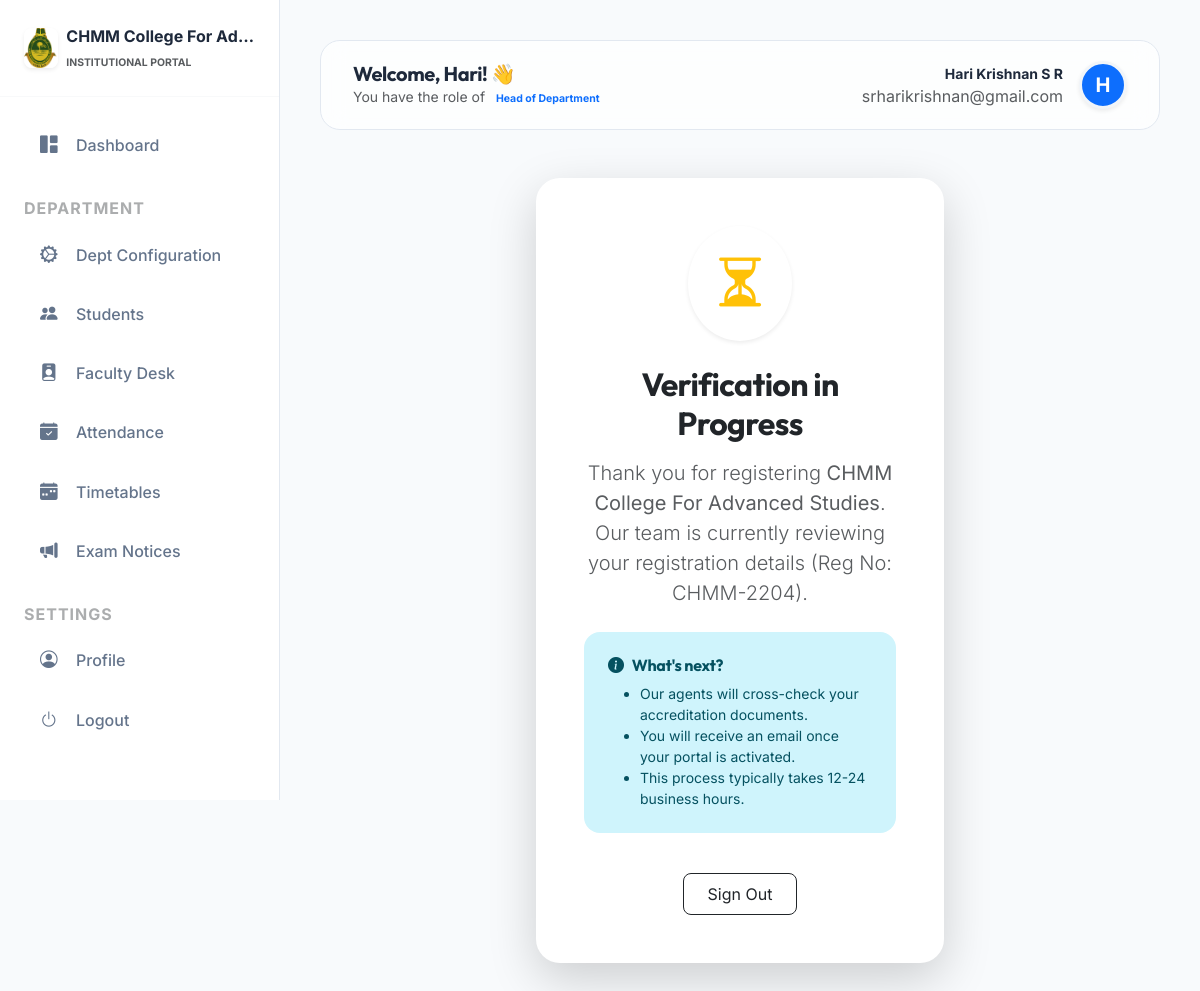
Page /pending-approval/ (signed in) on the committed database.
### colleges/models.py (models this page shows, shortened)
class College(models.Model):
    STATUS_CHOICES = (
        ('PENDING', 'Pending Approval'),
        ('APPROVED', 'Approved'),
        ('REJECTED', 'Rejected'),
    )
    name = models.CharField(max_length=255)
    slug = models.SlugField(unique=True, blank=True)
    logo = models.ImageField(upload_to='college_logos/', null=True, blank=True)
    theme_color = models.CharField(max_length=7, default='#3b82f6')
    address = models.TextField()
    contact_email = models.EmailField()
    phone_number = models.CharField(max_length=15, blank=True)
    district = models.CharField(max_length=100, blank=True)
    university_affiliation = models.CharField(max_length=500, blank=True, help_text="Comma-separated list of affiliated universities.")
    description = models.TextField(blank=True, help_text="Briefly describe your institution.")
    established_year = models.PositiveIntegerField(null=True, blank=True)
    registration_number = models.CharField(max_length=100, unique=True, null=True)
    website = models.URLField(null=True, blank=True)
    verification_document = models.FileField(upload_to='verification_docs/', null=True, blank=True)
    status = models.CharField(max_length=20, choices=STATUS_CHOICES, default='PENDING')
    rejection_reason = models.TextField(blank=True, null=True, help_text="Reason for rejection, shown to the institution.")
    slug_updated = models.BooleanField(default=False)
    created_at = models.DateTimeField(auto_now_add=True)

### accounts/models.py (models this page shows, shortened)
class CustomUser(AbstractUser):
    ROLES = (
        ('SUPER_ADMIN', 'Super Admin'),
        ('COLLEGE_ADMIN', 'College Admin'),
        ('HOD', 'Head of Department'),
        ('TEACHER', 'Teacher'),
        ('STUDENT', 'Student'),
    )
    username = None
    email = models.EmailField(unique=True)
    role = models.CharField(max_length=20, choices=ROLES, default='STUDENT')
    college = models.ForeignKey(College, on_delete=models.CASCADE, null=True, blank=True, related_name='users')
    objects = CustomUserManager()
    USERNAME_FIELD = 'email'
    REQUIRED_FIELDS = []

### core/views.py (the view)
# urls.py: path('', views.pending_approval, name='pending_approval'),
def pending_approval(request):
    return render(request, 'accounts/pending_approval.html')

### accounts/templates/accounts/pending_approval.html (shortened to what this page needs)
{% extends 'base.html' %}
{% block content %}
<div class="row justify-content-center mt-5">
    <div class="col-md-6 text-center">
        <div class="card card-premium p-5 border-0 shadow-lg">
            {% if request.college.status == 'REJECTED' %}
                <div class="mb-4">
                    <div class="bg-danger-soft p-4 rounded-circle d-inline-block shadow-sm">
                        <i class="bi bi-x-circle-fill display-4 text-danger"></i>
                    </div>
                </div>
                <h2 class="fw-bold mb-3">Registration Not Approved</h2>
                <p class="text-muted lead mb-4">
                    We regret to inform you that the registration for <strong>{{ request.college.name }}</strong> could not be approved at this time.
                </p>
                <div class="alert alert-danger border-0 rounded-4 p-4 text-start small">
                    <h6 class="fw-bold text-danger"><i class="bi bi-exclamation-triangle-fill me-2"></i>Reason for Rejection:</h6>
                    <p class="mb-0">{{ request.college.rejection_reason }}</p>
                </div>
            {% else %}
                <div class="mb-4">
                    <div class="bg-warning-soft p-4 rounded-circle d-inline-block shadow-sm">
                        <i class="bi bi-hourglass-split display-4 text-warning"></i>
                    </div>
                </div>
                <h2 class="fw-bold mb-3">Verification in Progress</h2>
                <p class="text-muted lead mb-4">
                    Thank you for registering <strong>{{ request.college.name }}</strong>.
                    Our team is currently reviewing your registration details (Reg No: {{ request.college.registration_number }}).
                </p>
                <div class="alert alert-info border-0 rounded-4 p-4 text-start small">
                    <h6 class="fw-bold"><i class="bi bi-info-circle-fill me-2"></i>What's next?</h6>
                    <ul class="mb-0">
                        <li>Our agents will cross-check your accreditation documents.</li>
                        <li>You will receive an email once your portal is activated.</li>
                        <li>This process typically takes 12-24 business hours.</li>
                    </ul>
                </div>
            {% endif %}
            <div class="mt-4">
                <form action="{% url 'logout' %}" method="post">
                    <button type="submit" class="btn btn-outline-dark px-4 py-2 rounded-3">Sign Out</button>
                </form>
            </div>
        </div>
    </div>
</div>
{% endblock %}

### templates/base.html (shortened to what this page needs)
{% load static %}
<!DOCTYPE html>
<html lang="en">
<head>
    <link href="https://cdn.jsdelivr.net/npm/bootstrap@5.3.0/dist/css/bootstrap.min.css" rel="stylesheet">
    <link rel="stylesheet" href="https://cdn.jsdelivr.net/npm/bootstrap-icons@1.11.1/font/bootstrap-icons.css">
</head>
<body>
    {% if user.is_authenticated %}
    <aside class="sidebar" id="sidebar">
        <div class="p-4 mb-3 d-flex align-items-center border-bottom border-light">
            {% if request.college.logo %}
            <img src="{{ request.college.logo.url }}" alt="Logo" height="40" class="me-2 rounded-3 shadow-sm">
            {% else %}
            <div class="bg-primary rounded-3 p-2 me-2 shadow-sm"><i class="bi bi-mortarboard-fill text-white fs-5"></i></div>
            {% endif %}
            <div class="overflow-hidden">
                <span class="fs-6 fw-bold text-main d-block text-truncate">{{ request.college.name|default:"Management Panel" }}</span>
                <span class="x-small text-muted text-uppercase fw-bold letter-spacing-1" style="font-size: 0.65rem;">Institutional Portal</span>
            </div>
        </div>
        <nav class="mt-2" style="max-height: calc(100vh - 100px); overflow-y: auto; overflow-x: hidden;">
            {% if user.role == 'SUPER_ADMIN' %}
            <a href="{% url 'college_approval_queue' %}"
                class="nav-link-custom {% if request.resolver_match.url_name == 'college_approval_queue' %}active{% endif %}">
                <i class="bi bi-speedometer2"></i> Management Console
            </a>
            {% else %}
            <a href="{% url 'dashboard' %}"
                class="nav-link-custom {% if request.resolver_match.url_name == 'dashboard' %}active{% endif %}">
                <i class="bi bi-grid-1x2-fill"></i> Dashboard
            </a>
            {% endif %}
            {% if user.role == 'HOD' %}
            <div class="px-4 mt-4 mb-2 text-uppercase x-small fw-bold text-muted opacity-50" style="letter-spacing: 1px;">Department</div>
            <a href="{% url 'department_configuration' %}" class="nav-link-custom {% if request.resolver_match.url_name == 'department_configuration' %}active{% endif %}">
                <i class="bi bi-gear-wide-connected"></i> Dept Configuration
            </a>
            <a href="{% url 'student_list' %}" class="nav-link-custom">
                <i class="bi bi-people-fill"></i> Students
            </a>
            <a href="{% url 'teacher_list' %}" class="nav-link-custom">
                <i class="bi bi-person-badge-fill"></i> Faculty Desk
            </a>
            <a href="{% url 'mark_attendance' %}" class="nav-link-custom">
                <i class="bi bi-calendar-check-fill"></i> Attendance
            </a>
            <a href="{% url 'create_timetable' %}" class="nav-link-custom">
                <i class="bi bi-calendar-week-fill"></i> Timetables
            </a>
            <a href="{% url 'create_exam_notification' %}" class="nav-link-custom">
                <i class="bi bi-megaphone-fill"></i> Exam Notices
            </a>
            {% endif %}
            <div class="px-4 mt-4 mb-2 text-uppercase x-small fw-bold text-muted opacity-50" style="letter-spacing: 1px;">Settings</div>
            <a href="{% url 'edit_profile' %}" class="nav-link-custom {% if 'profile' in request.path %}active{% endif %}">
                <i class="bi bi-person-circle"></i> Profile
            </a>
            <form action="{% url 'logout' %}" method="post" class="m-0">
                <button type="submit" class="nav-link-custom border-0 bg-transparent w-100 text-start">
                    <i class="bi bi-power"></i> Logout
                </button>
            </form>
        </nav>
    </aside>
    {% endif %}
    <main class="{% if user.is_authenticated %}main-content{% endif %}">
        {% if user.is_authenticated %}
        <header class="header-glass animate-up">
            <div class="d-flex align-items-center">
                <div>
                    <h5 class="fw-bold mb-0">Welcome, {{ user.first_name }}! 👋</h5>
                    <p class="text-muted small mb-0 d-none d-md-block">You have the role of <span class="badge bg-primary-soft text-primary rounded-pill">{{ user.get_role_display }}</span></p>
                </div>
            </div>
            <div class="d-flex align-items-center gap-3">
                <div class="d-flex align-items-center gap-3">
                    <div class="text-end d-none d-md-block">
                        <span class="fw-bold d-block small">{{ user.get_full_name }}</span>
                        <span class="text-muted x-small">{{ user.email }}</span>
                    </div>
                    <div class="bg-primary rounded-circle shadow-sm d-flex align-items-center justify-content-center"
                        style="width: 48px; height: 48px; border: 3px solid var(--surface-2);">
                        <span class="fw-bold text-white fs-5">{{ user.first_name|first|upper }}</span>
                    </div>
                </div>
            </div>
        </header>
        {% endif %}
        <div class="container-fluid p-0 animate-up">
            {% block content %}{% endblock %}
        </div>
    </main>
</body>
</html>

### rows in the picture
College: college.logo (picture), college.name "CHMM College For Ad…", college.name "CHMM College For Advanced Studies", college.registration_number "CHMM-2204"
CustomUser: first_name "Hari", role "Head of Department", get_full_name "Hari Krishnan S R", email "srharikrishnan@gmail.com", first_name|first "H"
